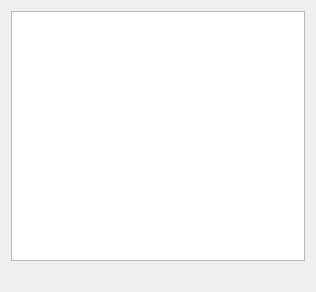
<?xml version="1.0" encoding="UTF-8"?>
<ui version="4.0">
 <class>PreviewWidgetImage</class>
 <widget class="QWidget" name="PreviewWidgetImage">
  <property name="geometry">
   <rect>
    <x>0</x>
    <y>0</y>
    <width>316</width>
    <height>292</height>
   </rect>
  </property>
  <property name="windowTitle">
   <string>Form</string>
  </property>
  <layout class="QVBoxLayout" name="verticalLayout">
   <item>
    <widget class="QGraphicsView" name="graphicsView"/>
   </item>
   <item>
    <widget class="QLabel" name="label">
     <property name="text">
      <string/>
     </property>
    </widget>
   </item>
  </layout>
 </widget>
 <resources/>
 <connections/>
</ui>
